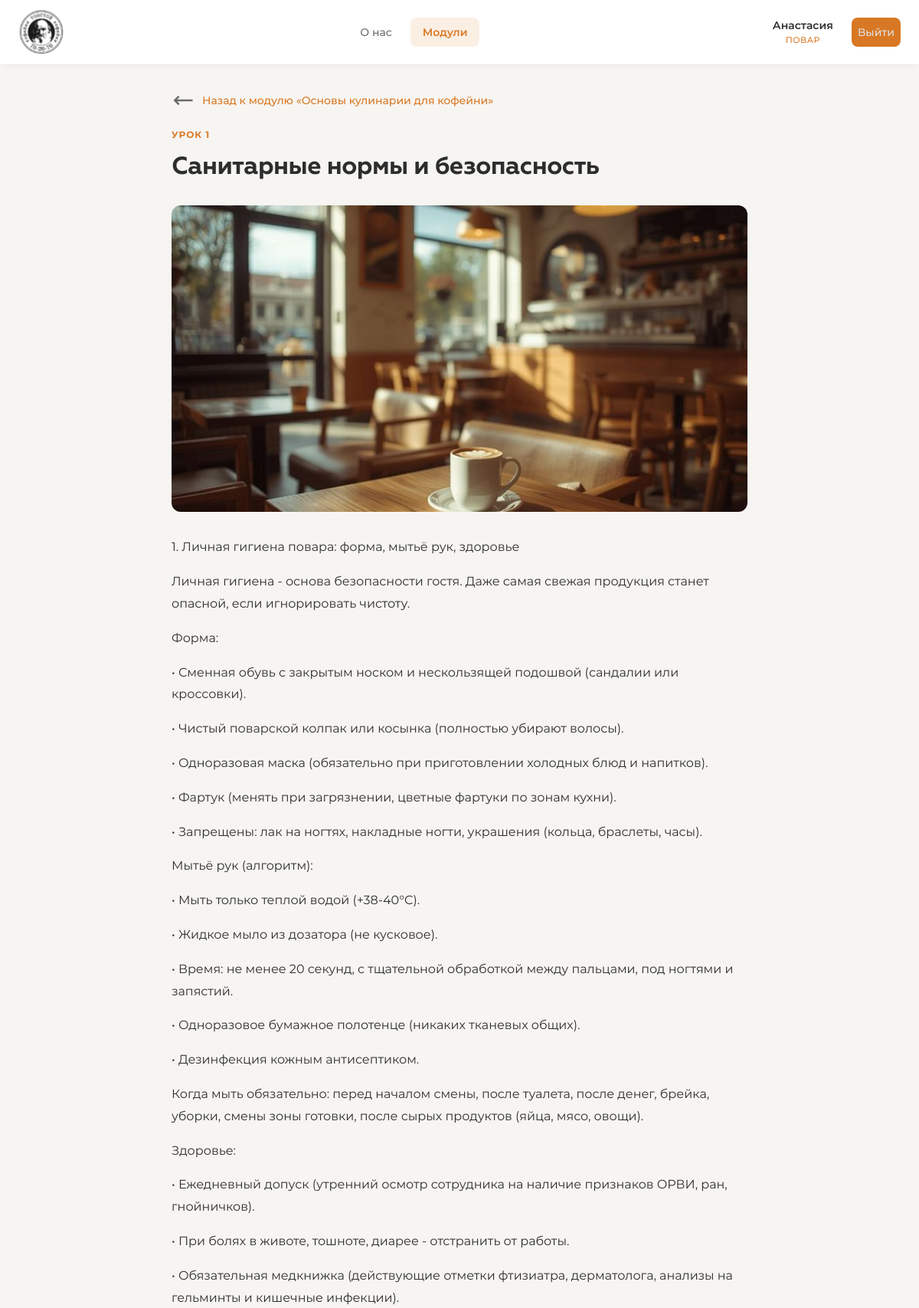
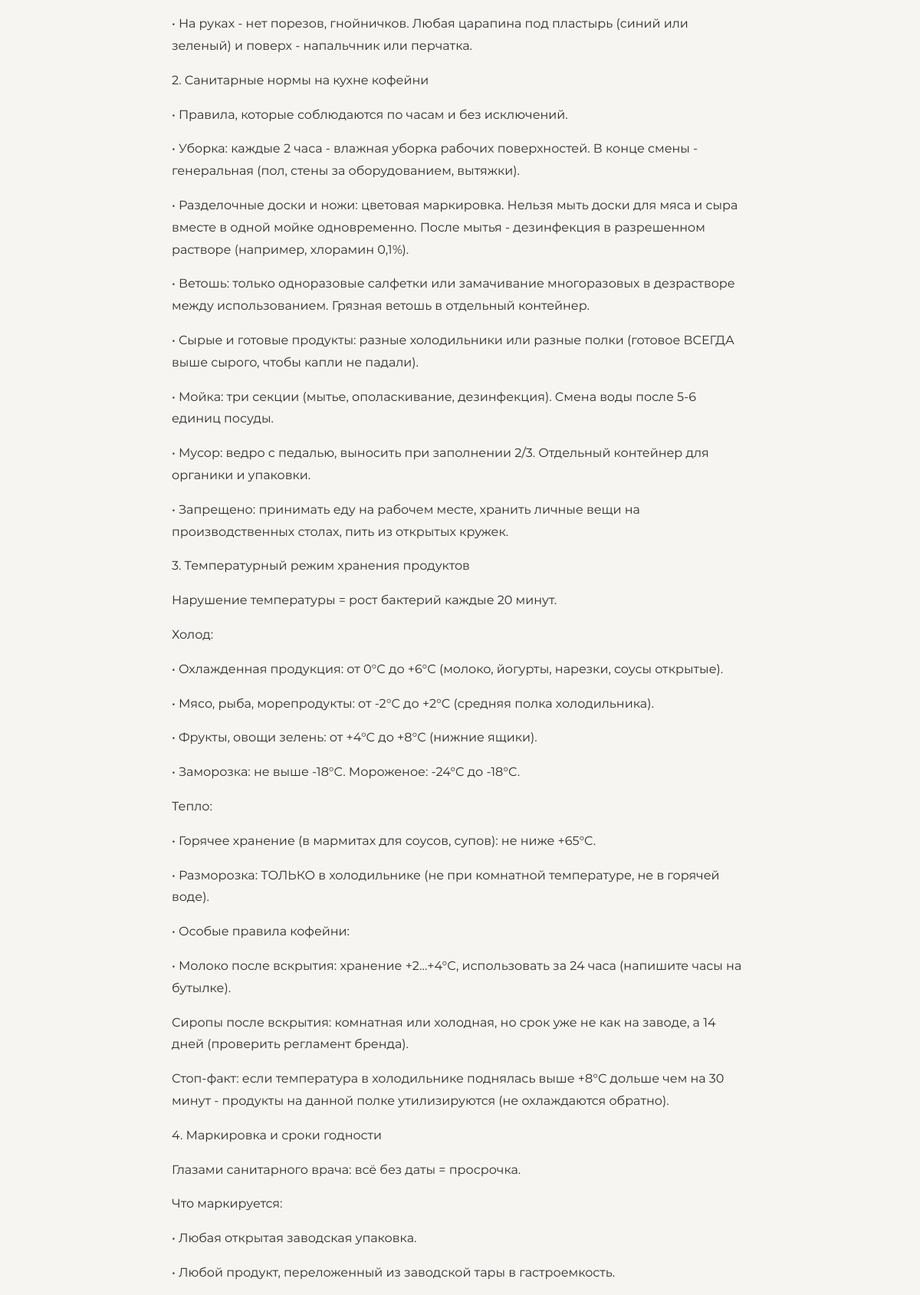
The app's page /training/lessons/25/ (signed in, upper part) with its own data (2 pictures, top to bottom).
### accounts/models.py (models this page shows, shortened)
class User(AbstractUser):
    ROLE_CHOICES = [
        ('trainee_barista', 'Стажёр-бариста'),
        ('barista', 'Бариста'),
        ('senior_barista', 'Старший бариста'),
        ('cook', 'Повар'),
        ('manager', 'Менеджер'),
        ('admin', 'Администратор'),
    ]
    role = models.CharField(
        max_length=20,
        choices=ROLE_CHOICES,
        default='trainee_barista',
        verbose_name='Роль'
    )
    must_change_password = models.BooleanField(
        default=True,
        verbose_name='Требуется смена пароля'
    )
    avatar = models.ImageField(
        upload_to='avatars/',
        blank=True,
        null=True,
        verbose_name='Аватар'
    )
    phone = models.CharField(
        max_length=20,
        blank=True,
        verbose_name='Телефон'
    )
    bio = models.TextField(
        blank=True,
        verbose_name='О себе'
    )
    date_hired = models.DateField(
        blank=True,
        null=True,
        verbose_name='Дата приёма на работу'
    )
    class Meta:
        verbose_name = 'Пользователь'
        verbose_name_plural = 'Пользователи'
    @property
    def is_admin(self):
        return self.role == 'admin' or self.is_superuser
    def get_role_display_short(self):
        role_map = {
            'trainee_barista': 'Стажёр',
            'barista': 'Бариста',
            'senior_barista': 'Ст. бариста',
            'cook': 'Повар',
            'manager': 'Менеджер',
            'admin': 'Админ',
        }
        return role_map.get(self.role, self.role)

### training/models.py (models this page shows, shortened)
class Lesson(models.Model):
    module = models.ForeignKey(
        Module,
        on_delete=models.CASCADE,
        related_name='lessons',
        verbose_name='Модуль'
    )
    number = models.PositiveIntegerField(verbose_name='Номер урока')
    title = models.CharField(max_length=200, verbose_name='Название урока')
    image = models.ImageField(
        upload_to='lessons/',
        blank=True,
        null=True,
        verbose_name='Изображение урока'
    )
    content = models.TextField(verbose_name='Материал урока')
    practice_task = models.TextField(
        blank=True,
        verbose_name='Задание на практику'
    )
    order = models.PositiveIntegerField(default=0, verbose_name='Порядок')
    created_at = models.DateTimeField(auto_now_add=True, verbose_name='Дата создания')
    class Meta:
        verbose_name = 'Урок'
        verbose_name_plural = 'Уроки'
        ordering = ['number']

class Module(models.Model):
    program = models.ForeignKey(
        Program,
        on_delete=models.CASCADE,
        related_name='modules',
        verbose_name='Программа'
    )
    name = models.CharField(max_length=200, verbose_name='Название модуля')
    description = models.TextField(blank=True, verbose_name='Краткое описание')
    goal = models.TextField(blank=True, verbose_name='Цель модуля')
    image = models.ImageField(
        upload_to='modules/',
        blank=True,
        null=True,
        verbose_name='Изображение'
    )
    order = models.PositiveIntegerField(default=0, verbose_name='Порядок')
    created_at = models.DateTimeField(auto_now_add=True, verbose_name='Дата создания')
    class Meta:
        verbose_name = 'Модуль'
        verbose_name_plural = 'Модули'
        ordering = ['order', '-created_at']

### training/views.py (the view, shortened to what this page needs)
# urls.py: path('lessons/<int:lesson_id>/', views.lesson_detail_view, name='lesson_detail'),
@login_required
def lesson_detail_view(request, lesson_id):
    lesson = get_object_or_404(Lesson, id=lesson_id)
    user = request.user
    if not user.is_admin:
        program = Program.objects.filter(role=user.role).first()
        if not program or lesson.module.program != program:
            return redirect('training:modules')
    progress = LessonProgress.objects.filter(user=user, lesson=lesson).first()
    from .models import PracticeGrade
    practice_grade = PracticeGrade.objects.filter(user=user, lesson=lesson).first()
    context = {
        'lesson': lesson,
        'files': lesson.files.all(),
        'images': lesson.images.all(),
        'progress': progress,
        'practice_grade': practice_grade,
    }
    return render(request, 'training/lesson_detail.html', context)

### training/templates/training/lesson_detail.html (shortened to what this page needs)
{% extends "base.html" %}
{% load static %}
{% block content %}
<div class="container container-narrow">
    <div class="arrow-block">
        <a href="{% url 'training:module_detail' lesson.module.id %}" class="back-link"><img src="{% static "images/arrow-left.svg" %}" class="icon-img"> Назад к модулю «{{ lesson.module.name }}»</a>
    </div>
    <div class="lesson-header">
        <span class="lesson-number-badge">Урок {{ lesson.number }}</span>
        <h1 class="page-title">{{ lesson.title }}</h1>
    </div>
    {% if lesson.image %}
    <div class="lesson-main-image">
        <img src="{{ lesson.image.url }}" alt="{{ lesson.title }}">
    </div>
    {% endif %}
    <div class="lesson-content">
        {{ lesson.content|linebreaks }}
    </div>
</div>
{% endblock %}

### templates/base.html (shortened to what this page needs)
{% load static %}
<!DOCTYPE html>
<html lang="ru">
<head>
    <link rel="stylesheet" href="{% static 'css/style.css' %}">
</head>
<body>
    {% if user.is_authenticated and not user.must_change_password or user.is_admin %}
    <nav class="navbar">
        <div class="nav-container">
            <a href="{% url 'training:about' %}" class="nav-logo">
                <img src="{% static "images/logo.svg" %}" class="logo-img">
            </a>
            <div class="nav-links" id="nav-links">
                <a href="{% url 'training:about' %}" class="nav-link {% if request.resolver_match.url_name == 'about' %}active{% endif %}">
                    О нас
                </a>
                <a href="{% url 'training:modules' %}" class="nav-link {% if 'modules' in request.path or 'lessons' in request.path %}active{% endif %}">
                    Модули
                </a>
            </div>
            <div class="nav-user" id="nav-user">
                <a href="{% url 'accounts:profile' %}" class="user-btn">
                    <span class="user-name">{{ user.first_name|default:user.username }}</span>
                    <span class="user-role">{{ user.get_role_display_short }}</span>
                </a>
                <a href="{% url 'accounts:logout' %}" class="logout-btn" title="Выйти">
                    Выйти
                </a>
            </div>
        </div>
    </nav>
    {% endif %}
    <main class="main-content">
        {% block content %}{% endblock %}
    </main>
</body>
</html>

### static/css/style.css (style rules this page uses)
:root { --gray: #6C6C6C; --orange: #D87824; --green: #247E56; --light: #E0E0E0; --white: #FFFFFF; --dark: #2D2D2D; --bg: #F7F5F2; --card-bg: #FFFFFF; --shadow: 0 2px 12px rgba(0, 0, 0, 0.08); --shadow-hover: 0 6px 24px rgba(0, 0, 0, 0.12); --radius: 12px; --radius-sm: 8px; --transition: all 0.3s ease; --font-main: 'Montserrat', sans-serif; --font-accent: 'Geometria', 'Montserrat', sans-serif; }
*, *::before, *::after { margin: 0; padding: 0; box-sizing: border-box; }
html { scroll-behavior: smooth; }
body { font-family: var(--font-main); font-size: 16px; line-height: 1.6; color: var(--dark); background-color: var(--bg); min-height: 100vh; display: flex; flex-direction: column; }
a { text-decoration: none; color: inherit; transition: var(--transition); }
.navbar { background: var(--white); box-shadow: 0 1px 8px rgba(0, 0, 0, 0.06); position: sticky; top: 0; z-index: 1000; padding: 10px 0; }
.nav-container { max-width: 1200px; margin: 0 auto; padding: 0 24px; display: flex; align-items: center; justify-content: space-between; height: 64px; }
.nav-logo { display: flex; align-items: baseline; gap: 6px; }
.nav-links { display: flex; gap: 8px; }
.nav-link { font-family: var(--font-main); font-size: 14px; font-weight: 500; color: var(--gray); padding: 8px 16px; border-radius: var(--radius-sm); transition: var(--transition); }
.nav-link.active { color: var(--orange); background: rgba(216, 120, 36, 0.12); font-weight: 600; }
.nav-user { display: flex; align-items: center; gap: 12px; }
.user-btn { display: flex; flex-direction: column; align-items: center; padding: 6px 12px; border-radius: var(--radius-sm); transition: var(--transition); }
.user-name { font-size: 14px; font-weight: 600; color: var(--dark); }
.user-role { font-size: 11px; font-weight: 500; color: var(--orange); text-transform: uppercase; letter-spacing: 0.5px; }
.logout-btn { font-size: 14px; color: var(--light); padding: 8px; background-color: var(--orange); border-radius: var(--radius-sm); transition: var(--transition); display: flex; align-items: center; justify-content: center; font-weight: 500; }
.container { max-width: 1200px; margin: 0 auto; padding: 32px 24px; }
.container-narrow { max-width: 800px; }
.main-content { flex: 1; }
.page-title { font-family: var(--font-accent); font-size: 32px; font-weight: 700; color: var(--dark); margin-bottom: 8px; letter-spacing: -0.5px; }
.back-link { display: flex; align-items: center; font-size: 14px; font-weight: 500; color: var(--orange); margin-bottom: 16px; transition: var(--transition); }
.lesson-header { margin-bottom: 24px; }
.lesson-number-badge { display: inline-block; font-size: 12px; font-weight: 700; color: var(--orange); text-transform: uppercase; letter-spacing: 1px; margin-bottom: 8px; }
.lesson-main-image { border-radius: var(--radius); overflow: hidden; margin-bottom: 32px; max-height: 400px; }
.lesson-main-image img { width: 100%; height: 100%; object-fit: cover; }
.lesson-content { font-size: 16px; line-height: 1.8; color: var(--dark); margin-bottom: 32px; }
.lesson-content p { margin-bottom: 16px; }
.logo-img { width: 60px; }
.icon-img { width: 30px; margin-right: 10px; }
.arrow-block { display: flex; align-items: center; }

### records on screen
User: first_name "Анастасия", get_role_display_short "ПОВАР"
Lesson: module.name "Основы кулинарии для кофейни", number "1", title "Санитарные нормы и безопасность", image (picture), content "1. Личная гигиена повара: форма, мытьё рук, здоровье Личная гигиена - основа безопасности гостя. Даже самая свежая продукция станет опасной, если игнорировать чистоту. Форма: • Сменная обувь с закрытым носком и нескользящей подошвой (сандалии или кроссовки). • Чистый поварской колпак или косынка (полностью убирают волосы). • Одноразовая маска (обязательно при приготовлении холодных блюд и напитков). • Фартук (менять при загрязнении, цветные фартуки по зонам кухни). • Запрещены: лак на ногтях, накладные ногти, украшения (кольца, браслеты, часы). Мытьё рук (алгоритм): • Мыть только теплой водой (+38-40°C). • Жидкое мыло из дозатора (не кусковое). • Время: не менее 20 секунд, с тщательной…"
